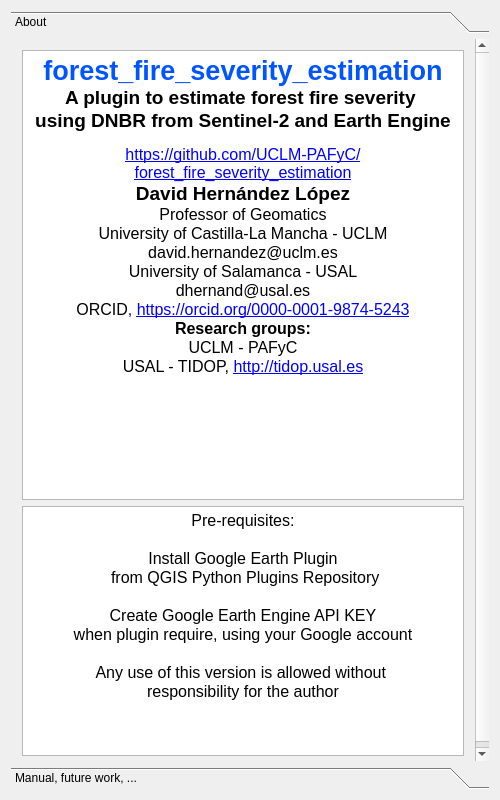
<?xml version="1.0" encoding="UTF-8"?>
<ui version="4.0">
 <class>about</class>
 <widget class="QDialog" name="about">
  <property name="geometry">
   <rect>
    <x>0</x>
    <y>0</y>
    <width>500</width>
    <height>800</height>
   </rect>
  </property>
  <property name="minimumSize">
   <size>
    <width>500</width>
    <height>800</height>
   </size>
  </property>
  <property name="maximumSize">
   <size>
    <width>500</width>
    <height>800</height>
   </size>
  </property>
  <property name="windowTitle">
   <string>Forest fire severity estimation using DNBR from Sentinel-2</string>
  </property>
  <layout class="QGridLayout" name="gridLayout_9">
   <item row="0" column="0">
    <widget class="QToolBox" name="toolBox">
     <property name="currentIndex">
      <number>0</number>
     </property>
     <widget class="QWidget" name="page">
      <property name="geometry">
       <rect>
        <x>0</x>
        <y>0</y>
        <width>482</width>
        <height>726</height>
       </rect>
      </property>
      <attribute name="label">
       <string>About</string>
      </attribute>
      <layout class="QGridLayout" name="gridLayout">
       <item row="1" column="0">
        <widget class="QTextBrowser" name="textBrowser_versions">
         <property name="enabled">
          <bool>true</bool>
         </property>
         <property name="minimumSize">
          <size>
           <width>0</width>
           <height>250</height>
          </size>
         </property>
         <property name="maximumSize">
          <size>
           <width>16777215</width>
           <height>250</height>
          </size>
         </property>
         <property name="html">
          <string>&lt;!DOCTYPE HTML PUBLIC &quot;-//W3C//DTD HTML 4.0//EN&quot; &quot;http://www.w3.org/TR/REC-html40/strict.dtd&quot;&gt;
&lt;html&gt;&lt;head&gt;&lt;meta name=&quot;qrichtext&quot; content=&quot;1&quot; /&gt;&lt;style type=&quot;text/css&quot;&gt;
p, li { white-space: pre-wrap; }
&lt;/style&gt;&lt;/head&gt;&lt;body style=&quot; font-family:'MS Shell Dlg 2'; font-size:8.15094pt; font-weight:400; font-style:normal;&quot;&gt;
&lt;p align=&quot;center&quot; style=&quot; margin-top:0px; margin-bottom:0px; margin-left:0px; margin-right:0px; -qt-block-indent:0; text-indent:0px;&quot;&gt;&lt;span style=&quot; font-size:12pt;&quot;&gt;Pre-requisites:&lt;/span&gt;&lt;/p&gt;
&lt;p align=&quot;center&quot; style=&quot;-qt-paragraph-type:empty; margin-top:0px; margin-bottom:0px; margin-left:0px; margin-right:0px; -qt-block-indent:0; text-indent:0px; font-size:12pt;&quot;&gt;&lt;br /&gt;&lt;/p&gt;
&lt;p align=&quot;center&quot; style=&quot; margin-top:0px; margin-bottom:0px; margin-left:0px; margin-right:0px; -qt-block-indent:0; text-indent:0px;&quot;&gt;&lt;span style=&quot; font-size:12pt;&quot;&gt;Install Google Earth Plugin&lt;/span&gt;&lt;/p&gt;
&lt;p align=&quot;center&quot; style=&quot; margin-top:0px; margin-bottom:0px; margin-left:0px; margin-right:0px; -qt-block-indent:0; text-indent:0px;&quot;&gt;&lt;span style=&quot; font-size:12pt;&quot;&gt; from QGIS Python Plugins Repository&lt;/span&gt;&lt;/p&gt;
&lt;p align=&quot;center&quot; style=&quot;-qt-paragraph-type:empty; margin-top:0px; margin-bottom:0px; margin-left:0px; margin-right:0px; -qt-block-indent:0; text-indent:0px; font-size:12pt;&quot;&gt;&lt;br /&gt;&lt;/p&gt;
&lt;p align=&quot;center&quot; style=&quot; margin-top:0px; margin-bottom:0px; margin-left:0px; margin-right:0px; -qt-block-indent:0; text-indent:0px;&quot;&gt;&lt;span style=&quot; font-size:12pt;&quot;&gt;Create Google Earth Engine API KEY&lt;/span&gt;&lt;/p&gt;
&lt;p align=&quot;center&quot; style=&quot; margin-top:0px; margin-bottom:0px; margin-left:0px; margin-right:0px; -qt-block-indent:0; text-indent:0px;&quot;&gt;&lt;span style=&quot; font-size:12pt;&quot;&gt;when plugin require, using your Google account&lt;/span&gt;&lt;/p&gt;
&lt;p align=&quot;center&quot; style=&quot;-qt-paragraph-type:empty; margin-top:0px; margin-bottom:0px; margin-left:0px; margin-right:0px; -qt-block-indent:0; text-indent:0px; font-size:12pt;&quot;&gt;&lt;br /&gt;&lt;/p&gt;
&lt;p align=&quot;center&quot; style=&quot; margin-top:0px; margin-bottom:0px; margin-left:0px; margin-right:0px; -qt-block-indent:0; text-indent:0px;&quot;&gt;&lt;span style=&quot; font-size:12pt;&quot;&gt;Any use of this version is allowed without &lt;/span&gt;&lt;/p&gt;
&lt;p align=&quot;center&quot; dir='rtl' style=&quot; margin-top:0px; margin-bottom:0px; margin-left:0px; margin-right:0px; -qt-block-indent:0; text-indent:0px;&quot;&gt;&lt;span style=&quot; font-size:12pt;&quot;&gt;responsibility for the author&lt;/span&gt;&lt;/p&gt;&lt;/body&gt;&lt;/html&gt;</string>
         </property>
         <property name="openExternalLinks">
          <bool>true</bool>
         </property>
        </widget>
       </item>
       <item row="0" column="0">
        <widget class="QTextBrowser" name="textBrowser_description">
         <property name="enabled">
          <bool>true</bool>
         </property>
         <property name="minimumSize">
          <size>
           <width>430</width>
           <height>450</height>
          </size>
         </property>
         <property name="maximumSize">
          <size>
           <width>16777215</width>
           <height>450</height>
          </size>
         </property>
         <property name="html">
          <string>&lt;!DOCTYPE HTML PUBLIC &quot;-//W3C//DTD HTML 4.0//EN&quot; &quot;http://www.w3.org/TR/REC-html40/strict.dtd&quot;&gt;
&lt;html&gt;&lt;head&gt;&lt;meta name=&quot;qrichtext&quot; content=&quot;1&quot; /&gt;&lt;style type=&quot;text/css&quot;&gt;
p, li { white-space: pre-wrap; }
&lt;/style&gt;&lt;/head&gt;&lt;body style=&quot; font-family:'MS Shell Dlg 2'; font-size:8.15094pt; font-weight:400; font-style:normal;&quot;&gt;
&lt;p align=&quot;center&quot; style=&quot; margin-top:0px; margin-bottom:0px; margin-left:0px; margin-right:0px; -qt-block-indent:0; text-indent:0px;&quot;&gt;&lt;span style=&quot; font-family:'Calibri'; font-size:20pt; font-weight:600; color:#0055ff;&quot;&gt;forest_fire_severity_estimation&lt;/span&gt;&lt;/p&gt;
&lt;p align=&quot;center&quot; style=&quot; margin-top:0px; margin-bottom:0px; margin-left:0px; margin-right:0px; -qt-block-indent:0; text-indent:0px;&quot;&gt;&lt;span style=&quot; font-size:14pt; font-weight:600;&quot;&gt;A plugin to estimate forest fire severity &lt;/span&gt;&lt;/p&gt;
&lt;p align=&quot;center&quot; style=&quot; margin-top:0px; margin-bottom:0px; margin-left:0px; margin-right:0px; -qt-block-indent:0; text-indent:0px;&quot;&gt;&lt;span style=&quot; font-size:14pt; font-weight:600;&quot;&gt;using DNBR from Sentinel-2 and Earth Engine&lt;/span&gt;&lt;/p&gt;
&lt;p align=&quot;center&quot; style=&quot; margin-top:0px; margin-bottom:0px; margin-left:0px; margin-right:0px; -qt-block-indent:0; text-indent:0px;&quot;&gt;&lt;span style=&quot; font-size:8pt;&quot;&gt; &lt;/span&gt;&lt;/p&gt;
&lt;p align=&quot;center&quot; style=&quot; margin-top:0px; margin-bottom:0px; margin-left:0px; margin-right:0px; -qt-block-indent:0; text-indent:0px;&quot;&gt;&lt;a href=&quot;https://github.com/UCLM-PAFyC/forest_fire_severity_estimation&quot;&gt;&lt;span style=&quot; font-size:12pt; text-decoration: underline; color:#0000ff;&quot;&gt;https://github.com/UCLM-PAFyC/forest_fire_severity_estimation&lt;/span&gt;&lt;/a&gt;&lt;/p&gt;
&lt;p align=&quot;center&quot; style=&quot; margin-top:0px; margin-bottom:0px; margin-left:0px; margin-right:0px; -qt-block-indent:0; text-indent:0px;&quot;&gt;&lt;span style=&quot; font-family:'Calibri'; font-size:14pt; font-weight:600; color:#000000;&quot;&gt;David Hernández López&lt;/span&gt;&lt;/p&gt;
&lt;p align=&quot;center&quot; style=&quot; margin-top:0px; margin-bottom:0px; margin-left:0px; margin-right:0px; -qt-block-indent:0; text-indent:0px;&quot;&gt;&lt;span style=&quot; font-size:12pt;&quot;&gt;Professor of Geomatics&lt;/span&gt;&lt;/p&gt;
&lt;p align=&quot;center&quot; style=&quot; margin-top:0px; margin-bottom:0px; margin-left:0px; margin-right:0px; -qt-block-indent:0; text-indent:0px;&quot;&gt;&lt;span style=&quot; font-family:'Calibri'; font-size:12pt; color:#000000;&quot;&gt;University of Castilla-La Mancha - UCLM&lt;/span&gt;&lt;/p&gt;
&lt;p align=&quot;center&quot; style=&quot; margin-top:0px; margin-bottom:0px; margin-left:0px; margin-right:0px; -qt-block-indent:0; text-indent:0px;&quot;&gt;&lt;span style=&quot; font-family:'Calibri'; font-size:12pt; color:#000000;&quot;&gt;david.hernandez@uclm.es&lt;/span&gt;&lt;/p&gt;
&lt;p align=&quot;center&quot; style=&quot; margin-top:0px; margin-bottom:0px; margin-left:0px; margin-right:0px; -qt-block-indent:0; text-indent:0px;&quot;&gt;&lt;span style=&quot; font-family:'Calibri'; font-size:12pt; color:#000000;&quot;&gt;University of Salamanca - USAL&lt;/span&gt;&lt;/p&gt;
&lt;p align=&quot;center&quot; style=&quot; margin-top:0px; margin-bottom:0px; margin-left:0px; margin-right:0px; -qt-block-indent:0; text-indent:0px;&quot;&gt;&lt;span style=&quot; font-family:'Calibri'; font-size:12pt; color:#000000;&quot;&gt;dhernand@usal.es&lt;/span&gt;&lt;/p&gt;
&lt;p align=&quot;center&quot; style=&quot; margin-top:0px; margin-bottom:0px; margin-left:0px; margin-right:0px; -qt-block-indent:0; text-indent:0px;&quot;&gt;&lt;span style=&quot; font-family:'Calibri'; font-size:12pt; color:#000000;&quot;&gt;ORCID&lt;/span&gt;&lt;span style=&quot; font-family:'Calibri'; font-size:12pt; color:#0000ff;&quot;&gt;, &lt;/span&gt;&lt;a href=&quot;https://orcid.org/0000-0001-9874-5243&quot;&gt;&lt;span style=&quot; font-size:12pt; text-decoration: underline; color:#0000ff;&quot;&gt;https://orcid.org/0000-0001-9874-5243&lt;/span&gt;&lt;/a&gt;&lt;/p&gt;
&lt;p align=&quot;center&quot; style=&quot; margin-top:0px; margin-bottom:0px; margin-left:0px; margin-right:0px; -qt-block-indent:0; text-indent:0px;&quot;&gt;&lt;span style=&quot; font-family:'Calibri'; font-size:12pt; font-weight:600; color:#000000;&quot;&gt;Research groups:&lt;/span&gt;&lt;/p&gt;
&lt;p align=&quot;center&quot; style=&quot; margin-top:0px; margin-bottom:0px; margin-left:0px; margin-right:0px; -qt-block-indent:0; text-indent:0px;&quot;&gt;&lt;span style=&quot; font-family:'Calibri'; font-size:12pt; color:#000000;&quot;&gt;UCLM - PAFyC&lt;/span&gt;&lt;/p&gt;
&lt;p align=&quot;center&quot; style=&quot; margin-top:0px; margin-bottom:0px; margin-left:0px; margin-right:0px; -qt-block-indent:0; text-indent:0px;&quot;&gt;&lt;span style=&quot; font-family:'Calibri'; font-size:12pt; color:#000000;&quot;&gt;USAL - TIDOP, &lt;/span&gt;&lt;a href=&quot;http://tidop.usal.es&quot;&gt;&lt;span style=&quot; font-size:12pt; text-decoration: underline; color:#0000ff;&quot;&gt;http://tidop.usal.es&lt;/span&gt;&lt;/a&gt;&lt;/p&gt;
&lt;p align=&quot;center&quot; style=&quot; margin-top:0px; margin-bottom:0px; margin-left:0px; margin-right:0px; -qt-block-indent:0; text-indent:0px;&quot;&gt;&lt;span style=&quot; font-size:8pt;&quot;&gt;                                                     &lt;/span&gt;&lt;/p&gt;&lt;/body&gt;&lt;/html&gt;</string>
         </property>
         <property name="openExternalLinks">
          <bool>true</bool>
         </property>
        </widget>
       </item>
      </layout>
     </widget>
     <widget class="QWidget" name="page_2">
      <property name="geometry">
       <rect>
        <x>0</x>
        <y>0</y>
        <width>96</width>
        <height>96</height>
       </rect>
      </property>
      <attribute name="label">
       <string>Manual, future work, ...</string>
      </attribute>
      <layout class="QGridLayout" name="gridLayout_3">
       <item row="0" column="0">
        <widget class="QTextBrowser" name="textBrowser_News">
         <property name="toolTip">
          <string notr="true"/>
         </property>
         <property name="html">
          <string>&lt;!DOCTYPE HTML PUBLIC &quot;-//W3C//DTD HTML 4.0//EN&quot; &quot;http://www.w3.org/TR/REC-html40/strict.dtd&quot;&gt;
&lt;html&gt;&lt;head&gt;&lt;meta name=&quot;qrichtext&quot; content=&quot;1&quot; /&gt;&lt;style type=&quot;text/css&quot;&gt;
p, li { white-space: pre-wrap; }
&lt;/style&gt;&lt;/head&gt;&lt;body style=&quot; font-family:'MS Shell Dlg 2'; font-size:8.15094pt; font-weight:400; font-style:normal;&quot;&gt;
&lt;p style=&quot;-qt-paragraph-type:empty; margin-top:0px; margin-bottom:0px; margin-left:0px; margin-right:0px; -qt-block-indent:0; text-indent:0px; font-size:8.15094pt;&quot;&gt;&lt;br /&gt;&lt;/p&gt;
&lt;p style=&quot; margin-top:0px; margin-bottom:0px; margin-left:0px; margin-right:0px; -qt-block-indent:0; text-indent:0px;&quot;&gt;&lt;span style=&quot; font-size:12pt; font-weight:600;&quot;&gt;To do ...&lt;/span&gt;&lt;/p&gt;
&lt;p style=&quot; margin-top:0px; margin-bottom:0px; margin-left:0px; margin-right:0px; -qt-block-indent:0; text-indent:0px;&quot;&gt;&lt;span style=&quot; font-size:12pt;&quot;&gt;- Create a user manual&lt;/span&gt;&lt;/p&gt;
&lt;p style=&quot; margin-top:0px; margin-bottom:0px; margin-left:0px; margin-right:0px; -qt-block-indent:0; text-indent:0px;&quot;&gt;&lt;span style=&quot; font-size:12pt;&quot;&gt;- ...&lt;/span&gt;&lt;/p&gt;
&lt;p style=&quot;-qt-paragraph-type:empty; margin-top:0px; margin-bottom:0px; margin-left:0px; margin-right:0px; -qt-block-indent:0; text-indent:0px; font-size:12pt;&quot;&gt;&lt;br /&gt;&lt;/p&gt;
&lt;p style=&quot;-qt-paragraph-type:empty; margin-top:0px; margin-bottom:0px; margin-left:0px; margin-right:0px; -qt-block-indent:0; text-indent:0px; font-size:12pt;&quot;&gt;&lt;br /&gt;&lt;/p&gt;&lt;/body&gt;&lt;/html&gt;</string>
         </property>
         <property name="openExternalLinks">
          <bool>true</bool>
         </property>
        </widget>
       </item>
      </layout>
     </widget>
    </widget>
   </item>
  </layout>
 </widget>
 <layoutdefault spacing="6" margin="11"/>
 <resources>
  <include location="resources.qrc"/>
 </resources>
 <connections/>
</ui>
